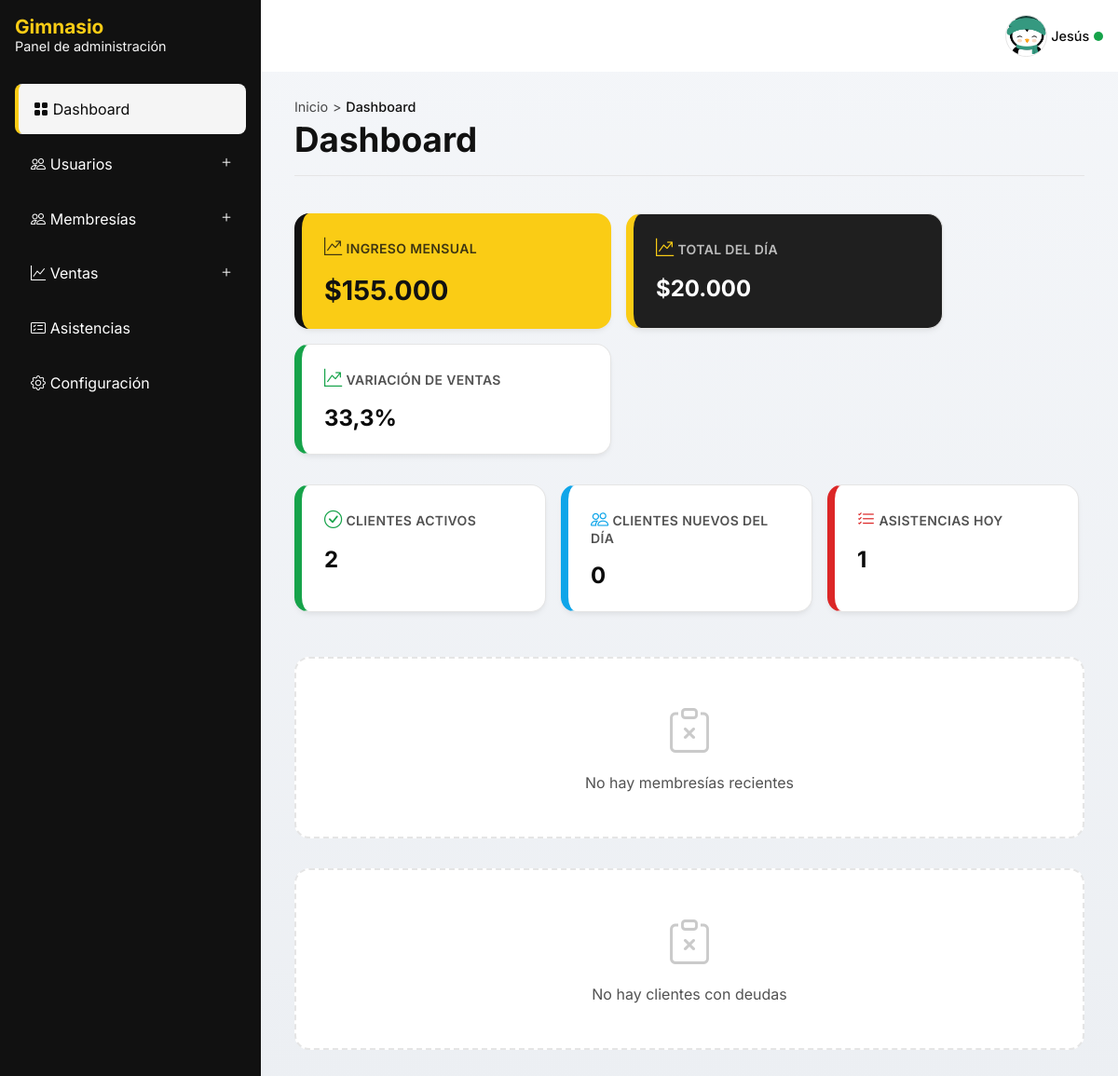
Screenshot of /dashboard/ (signed in) with the database file from the repository.
### apps/management/models.py (models this page shows, shortened)
class AppSettings(models.Model):
    app_name = models.CharField(max_length=100, default="Gimnasio")
    app_description = models.CharField(max_length=200, default="Panel de administración")
    app_image = models.ImageField(upload_to="management/images/", null=True, blank=True)
    app_logo = models.ImageField(upload_to="management/images/", null=True, blank=True)
    elements_per_section = models.PositiveIntegerField(default=10)
    @classmethod
    def load(cls):
        instance, _ = cls.objects.get_or_create(pk=1)
        return instance

### apps/accounts/models/member.py (models this page shows, shortened)
class Member(AbstractBaseUser):
    class Meta:
        verbose_name = 'Usuario'
        verbose_name_plural = 'Usuarios'
    class BaseRoles(models.TextChoices):
        CUSTOMER = 'Cliente','Cliente'
        ADMINISTRATOR = 'Administrador','Administrador'
        SECRETARY = 'Secretario(a)','Secretario(a)'
    class DocumentTypes(models.TextChoices):
        CC = 'CC', 'Cédula de Ciudadanía'
        TI = 'TI', 'Tarjeta de Identidad'
        CE = 'CE', 'Cédula de Extranjería'
        NIT = 'NIT', 'Número de Identificación Tributaria'
        PP = 'PP', 'Pasaporte'
        RC = 'RC', 'Registro Civil'
        PPT = 'PPT', 'Permiso por Protección Temporal'
    objects = BaseMemberManager()
    first_name = models.CharField(max_length=100)
    last_name = models.CharField(max_length=100, blank=True, null=True)
    phone_number = models.CharField(max_length=10, unique=True, db_index=True)
    email = models.EmailField(unique=True, db_index=True)
    role = models.CharField(max_length=13, choices=BaseRoles.choices, default=BaseRoles.CUSTOMER)
    photo = models.ImageField(upload_to='members/images', blank=True, null=True)
    document_type = models.CharField(max_length=100, choices=DocumentTypes.choices, default=DocumentTypes.CC)
    document_number = models.PositiveIntegerField(unique=True, db_index=True)
    is_active = models.BooleanField(default=True)
    is_staff = models.BooleanField(default=False)
    is_superuser = models.BooleanField(default=False)
    created_at = models.DateTimeField(auto_now_add=True)
    updated_at = models.DateTimeField(auto_now=True)
    birthday = models.DateField(blank=True, null=True)
    USERNAME_FIELD = 'email'
    REQUIRED_FIELDS = ['first_name', 'phone_number','document_type','document_number']

### apps/management/views/dashboard.py (the view)
# urls.py: path('dashboard/', views.DashboardView.as_view(), name='dashboard'),
@method_decorator(role_required([Member.BaseRoles.ADMINISTRATOR]),name='dispatch')
class DashboardView(TemplateView):
    template_name = 'dashboard/dashboard.html'
    def get_context_data(self, **kwargs):
        context = super().get_context_data(**kwargs)
        context['cash_opening'] = CashOpening.objects.filter(is_open=True).exists()
        now = timezone.localtime()
        start = now.replace(day=1, hour=0, minute=0, second=0, microsecond=0)
        if now.month == 12:
            end = now.replace(year=now.year + 1, month=1, day=1, hour=0, minute=0, second=0, microsecond=0)
        else:
            end = now.replace(month=now.month + 1, day=1, hour=0, minute=0, second=0, microsecond=0)
        context['income_month'] = Income.objects.filter(
            created_at__gte=start,
            created_at__lt=end,
        ).aggregate(total_month=Sum('amount'))['total_month'] or 0
        income_today = Income.objects\
            .filter(created_at__range=(get_today_range()))\
            .aggregate(total_today=Sum('amount'))['total_today'] or 0
        income_yesterday = Income.objects\
            .filter(created_at__range=(get_yesterday_range()))\
            .aggregate(total_yesterday=Sum('amount'))['total_yesterday'] or 0
        context['income_today'] = income_today
        context['active_clients'] = Client.objects\
            .filter(is_active=True)\
            .count()
        context['attendances_today'] = Attendance.objects.filter(check_in__range=(get_today_range())).count()
        context['new_clients_today'] = Client.objects.filter(created_at__range=(get_today_range())).count()
        context['last_memberships'] = Membership.objects.filter(created_at__range=(get_today_range()))[:10]
        context['clients_with_debts'] = Membership.objects\
            .annotate(total_paid=Coalesce(
                Sum("payments__amount"),
                0,
                output_field=DecimalField()
            ))\
            .filter(total_paid__lt=F('price'), status=Membership.Status.ACTIVE).order_by('created_at')[:10]
        if income_yesterday == 0:
            if income_today == 0:
                context['percentage_variation'] = 0
            else:
                context['percentage_variation'] = None  # o "Nuevo ingreso"
        else:
            context['percentage_variation'] = ((income_today - income_yesterday) / income_yesterday) * 100
        Notification.notify_memberships_once_per_day()
        return context

### apps/accounts/models/client.py (called while the page is built)
    def get_queryset(self):
        return super().get_queryset().filter(
            role=Member.BaseRoles.CUSTOMER
        ).order_by("-created_at")

### apps/core/templatetags/format_tags.py (called while the page is built)
@register.filter
def format_price(value):
    if not value: return "$0"
    return f"${value:,.0f}".replace(",", ".")

### apps/management/context_processors.py (called while the page is built)
def management_processor(request):
    return {
        'app_settings': AppSettings.load(),
    }

### apps/notifications/notifications.py (called while the page is built, shortened)
    @staticmethod
    def send_membership_expiration_notification(*,day_before = 4):
        today = timezone.now().date()
        target_day = today + timedelta(days=day_before)
        memberships = Membership.objects.filter(
            end_date=target_day,
            status=Membership.Status.ACTIVE,
        ).select_related('member','plan')

    @staticmethod
    def notify_memberships_once_per_day():
        if cache.get('membership_notifications_today'):
            cache.delete('membership_notifications_today')
        if not cache.get('membership_notifications_today'):
            Notification.send_membership_expiration_notification()
            cache.set('membership_notifications_today', True, 60 * 60 * 24)

### utils/datetime.py (called while the page is built)
def get_today_range():
    now = timezone.localtime()
    start_date = now.replace(hour=0, minute=0, second=0 ,microsecond=0)
    end_date = now.replace(hour=23, minute=59, second=59, microsecond=999999)
    return start_date, end_date

def get_yesterday_range():
    yesterday = timezone.localtime(timezone.now()) - timedelta(days=1)
    start_yesterday = yesterday.replace(hour=0, minute=0, second=0, microsecond=0)
    end_yesterday = yesterday.replace(hour=23, minute=59, second=59, microsecond=999999)
    return start_yesterday, end_yesterday

### apps/management/templates/dashboard/dashboard.html (shortened to what this page needs)
{% extends 'admin-panel.html' %}
{% load format_tags %}
{% block content %}
    <nav class="breadcrumb">
        <a class="breadcrumb__link" href="{% url 'core:index' %}">Inicio</a>
        <span class="breadcrumb__separator"> > </span>
        <span class="breadcrumb__link breadcrumb__link--active">Dashboard</span>
    </nav>
    <header class="heading">
        <div class="heading__content">
            <h2 class="title">Dashboard</h2>
        </div>
    </header>
    <div class="gallery">
        <div class="card card--featured">
            <h2 class="card__title">
                <i class="bi bi-graph-up-arrow"></i>
                Ingreso mensual
            </h2>
            <p class="card__value">{{ income_month|format_price }}</p>
        </div>
        <div class="card card--brand">
            <h2 class="card__title">
                <i class="bi bi-graph-up-arrow"></i>
                Total del día
            </h2>
            <p class="card__value">{{ income_today|format_price }}</p>
        </div>
        <div class="card card--{% if percentage_variation >= 0 or percentage_variation == None %}success{% else %}danger{% endif %}">
            <h2 class="card__title">
                <i class="bi {% if percentage_variation >= 0 or percentage_variation == None %}bi-graph-up-arrow{% else %}bi-graph-down-arrow{% endif %}"></i>
                Variación de ventas
            </h2>
            <p class="card__value">
                {% if percentage_variation is None %}
                    Nuevo ingreso
                {% else %}
                    {{ percentage_variation|floatformat:1 }}%
                {% endif %}
            </p>
        </div>
    </div>
    <div class="gallery gallery--col4">
        <div class="card card--success">
            <h2 class="card__title">
                <i class="bi bi-check-circle"></i>
                Clientes activos
            </h2>
            <p class="card__value">{{ active_clients }}</p>
        </div>
        <div class="card card--info">
            <h2 class="card__title">
                <i class="bi bi-people"></i>
                Clientes nuevos del día
            </h2>
            <p class="card__value">{{ new_clients_today }}</p>
        </div>
        <div class="card card--{% if attendances_today < 5 %}danger{% else %}info{% endif %}">
            <h2 class="card__title">
                <i class="bi bi-list-check"></i>
                Asistencias hoy
            </h2>
            <p class="card__value">{{ attendances_today }}</p>
        </div>
    </div>
    <div class="gallery gallery--col2">
        {% if last_memberships %}
        <div class="table__scroll card card--info">
            <h4 class="card__title">
                <i class="bi bi-person-square"></i>
                Últimas membresías
            </h4>
            <div class="table">
                <div class="table__head">
                    <div class="table__row">
                        <div class="table__cell table__cell--sm">#</div>
                        <div class="table__cell table__cell--md">Plan</div>
                        <div class="table__cell">Cliente</div>
                    </div>
                </div>
                <div class="table__body">
                    {% for membership in last_memberships %}
                        <div class="table__row">
                            <div class="table__cell table__cell--sm">{{ forloop.counter }}</div>
                            <div class="table__cell table__cell--md">{{ membership.plan.name }}</div>
                            <div class="table__cell">{{ membership.member.full_name }}</div>
                        </div>
                    {% endfor %}
                </div>
            </div>
        </div>
        {% else %}
            {% include 'components/empty_state.html' with message='No hay membresías recientes' %}
        {% endif %}
        {% if clients_with_debts %}
            <div class="table__scroll card card--danger">
                <h4 class="card__title">
                    <i class="bi bi-cash"></i>
                    Clientes con deudas
                </h4>
                <div class="table">
                    <div class="table__head">
                        <div class="table__row">
                            <div class="table__cell table__cell--sm">#</div>
                            <div class="table__cell">Cliente</div>
                            <div class="table__cell table__cell--md">Debe</div>
                        </div>
                    </div>
                    <div class="table__body">
                        {% for membership in clients_with_debts %}
                            <div class="table__row">
                                <div class="table__cell table__cell--sm">{{ forloop.counter }}</div>
                                <div class="table__cell">{{ membership.member.full_name }}</div>
                                <div class="table__cell table__cell--md">{{ membership.debt|format_price }}</div>
                            </div>
                        {% endfor %}
                    </div>
                </div>
            </div>
        {% else %}
            {% include 'components/empty_state.html' with message='No hay clientes con deudas' %}
        {% endif %}
    </div>
{% endblock content %}

### templates/admin-panel.html (shortened to what this page needs)
{% load static %}
<!DOCTYPE html>
<html lang="es">
<head>
    {% include 'components/app_head.html' %}
</head>
<body>
    <div class="root" id="root">
        <aside class="navbar">
            {% include 'components/app_brand.html' with show_description=True %}
            <nav class="menu">
                <a class="menu__link" href="{% url 'management:dashboard' %}">
                    <i class="bi bi-grid-fill"></i>
                    <span>Dashboard</span>
                </a>
                <div class="menu__dropdown">
                    <p class="menu__dropdown__header">
                        <i class="bi bi-people"></i>
                        <span>Usuarios</span>
                        <button type="button" class="toggle__dropdown">
                            <i class="bi bi-plus"></i>
                        </button>
                    </p>
                </div>
                <div class="menu__dropdown">
                    <p class="menu__dropdown__header">
                        <i class="bi bi-people"></i>
                        <span>Membresías</span>
                        <button type="button" class="toggle__dropdown">
                            <i class="bi bi-plus"></i>
                        </button>
                    </p>
                </div>
                <div class="menu__dropdown">
                    <p class="menu__dropdown__header">
                        <i class="bi bi-graph-up"></i>
                        <span>Ventas</span>
                        <button type="button" class="toggle__dropdown">
                            <i class="bi bi-plus"></i>
                        </button>
                    </p>
                </div>
                <a
                        class="menu__link"
                        href="{% url 'attendances:attendances' %}"
                >
                    <i class="bi bi-card-checklist"></i>
                    <span>Asistencias</span>
                </a>
                {% if user.role == 'Administrador' %}
                <a
                    class="menu__link"
                    href="{% url 'management:app-settings' %}"
                >
                    <i class="bi bi-gear"></i>
                    <span>Configuración</span>
                </a>
                {% endif %}
            </nav>
        </aside>
        <main class="container">
            <header class="header">
                {% if user.is_authenticated %}
                <div class="profile">
                    <img
                        class="profile__img"
                        src="{% if user.photo %}{{ user.photo.url }}{% else %}{% static 'images/avatar.png' %}{% endif %}"
                        alt="Avatar"
                    />
                    <div class="profile__name">{{ user.first_name }}</div>
                    <span class="profile__status"></span>
                </div>
                {% endif %}
            </header>
            <div class="content">
                {% block content %}
                {% endblock content %}
            </div>
        </main>
    </div>
</body>
</html>

### templates/components/app_brand.html (shortened to what this page needs)
{% load static %}
<div class="brand">
<div class="brand__content">
    <h1 class="brand__name">{{ app_settings.app_name }}</h1>
    {% if show_description %}
    <p class="brand__description">{{ app_settings.app_description }}</p>
    {% endif %}
</div>
</div>

### rows the page displays
AppSettings: app_name "Gimnasio", app_description "Panel de administración"
Member: first_name "Jesús"

### other values shown
{{ income_month|format_price }} "$155.000"
{{ income_today|format_price }} "$20.000"
{{ percentage_variation|floatformat:1 }} "33,3"
{{ active_clients }} "2"
{{ new_clients_today }} "0"
{{ attendances_today }} "1"
{{ message }} "No hay membresías recientes No hay clientes con deudas"
